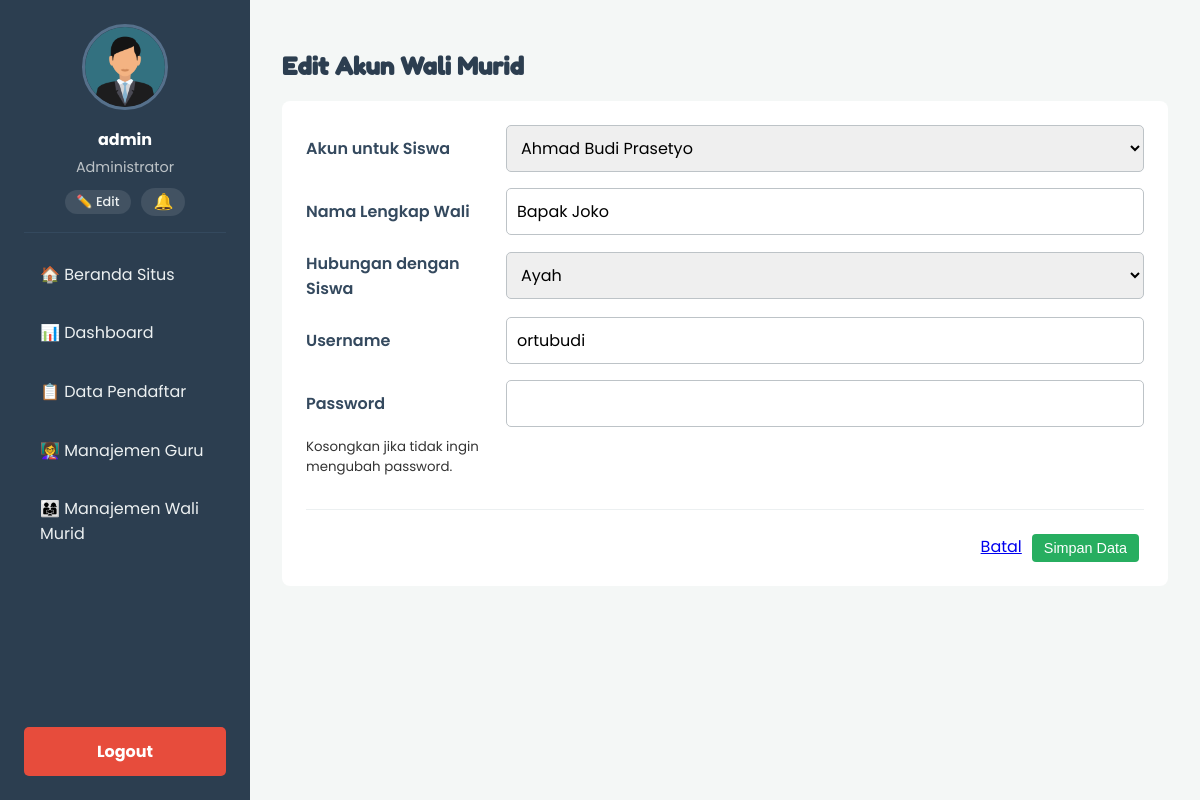
Page /admin/form_wali.php?id=1 (signed in) on the committed database.
### tables this page shows
CREATE TABLE `wali_murid` (
  `id_wali` int(11) NOT NULL,
  `id_siswa` int(11) DEFAULT NULL,
  `nama_wali` varchar(100) NOT NULL,
  `username` varchar(50) NOT NULL,
  `password` varchar(255) NOT NULL,
  `foto_profil` varchar(255) NOT NULL DEFAULT 'default.png',
  `hubungan` enum('Ayah','Ibu','Wali') NOT NULL
);

### admin/form_wali.php (the view, shortened to what this page needs)
<?php
include 'template_header.php';
require_once '../config.php';
$nama_wali = '';
$username = '';
$hubungan = '';
$id_siswa_terpilih = '';
$id_wali = 0;
$page_title = 'Tambah Akun Wali Murid';
if (isset($_GET['id'])) {
    $id_wali = (int)$_GET['id'];
    $page_title = 'Edit Akun Wali Murid';
    $stmt = $conn->prepare("SELECT nama_wali, username, hubungan, id_siswa FROM wali_murid WHERE id_wali = ?");
    $stmt->bind_param("i", $id_wali);
    $stmt->execute();
    $result = $stmt->get_result();
    if ($result->num_rows == 1) {
        $data = $result->fetch_assoc();
        $nama_wali = $data['nama_wali'];
        $username = $data['username'];
        $hubungan = $data['hubungan'];
        $id_siswa_terpilih = $data['id_siswa'];
    }
}
?>
<div class="admin-content-header">
    <h2><?php echo $page_title; ?></h2>
</div>
<div class="admin-content-body">
    <div class="form-container">
        <form action="proses_wali.php" method="POST">
            <div class="form-group">
                <label for="id_siswa">Akun untuk Siswa</label>
                <select name="id_siswa" required>
                    <?php
                    $result_siswa = $conn->query("SELECT id, nama_lengkap FROM calon_siswa ORDER BY nama_lengkap ASC");
                    while($siswa = $result_siswa->fetch_assoc()){
                        $selected = ($siswa['id'] == $id_siswa_terpilih) ? 'selected' : '';
                        echo "<option value='{$siswa['id']}' {$selected}>" . htmlspecialchars($siswa['nama_lengkap']) . "</option>";
                    }
                    ?>
                </select>
            </div>
            <div class="form-group">
                <label for="nama_wali">Nama Lengkap Wali</label>
                <input type="text" name="nama_wali" value="<?php echo htmlspecialchars($nama_wali); ?>" required>
            </div>
             <div class="form-group">
                <label for="hubungan">Hubungan dengan Siswa</label>
                <select name="hubungan" required>
                    <option value="Ayah" <?php if($hubungan == 'Ayah') echo 'selected'; ?>>Ayah</option>
                </select>
            </div>
            <div class="form-group">
                <label for="username">Username</label>
                <input type="text" name="username" value="<?php echo htmlspecialchars($username); ?>" required>
            </div>
            <div class="form-group">
                <label for="password">Password</label>
                <input type="password" name="password" <?php if($id_wali == 0) echo 'required'; ?>>
                <?php if($id_wali > 0): ?>
                    <small>Kosongkan jika tidak ingin mengubah password.</small>
                <?php endif; ?>
            </div>
            <div class="form-actions">
                 <a href="manajemen_wali.php" class="btn-back">Batal</a>
                <button type="submit" name="simpan" class="btn-aksi btn-simpan">Simpan Data</button>
            </div>
        </form>
    </div>
</div>
<?php include 'template_footer.php'; ?>

### css/admin.css (style rules this page uses)
body { font-family: 'Poppins', sans-serif; margin: 0; background-color: #f4f7f6; color: #333; }
.admin-content-header h2 { font-family: 'Fredoka One', cursive; text-align: left; color: #2c3e50; }
.form-container { background-color:#fff;padding:1.5rem;border-radius:8px }
.form-actions { display:flex;justify-content:flex-end;gap:10px;margin-top:2rem;border-top:1px solid #ecf0f1;padding-top:1.5rem }
.form-container .form-group { display:grid;gap:10px 20px;align-items:center;margin-bottom:1rem }
.form-container .form-group label { font-weight:600;color:#34495e;text-align:left }
.form-container input[type="text"], .form-container input[type="password"], .form-container select, .form-container textarea, .form-container input[type="file"] { width:100%;padding:10px;border-radius:5px;border:1px solid #bdc3c7;box-sizing:border-box;font-size:1rem;font-family:'Poppins',sans-serif }
.btn-aksi { display:inline-block;padding:6px 12px;margin-right:5px;border-radius:4px;color:#fff;text-decoration:none;font-size:.9rem;text-align:center;border:none;cursor:pointer;font-weight:500 }
.btn-simpan { background-color:#27ae60 }
@media (min-width: 768px) { .form-container .form-group { grid-template-columns:180px 1fr } }

### rows in the picture
wali_murid: nama_wali "Bapak Joko", hubungan "Ayah", username "ortubudi"

### other values in the picture
$_SESSION['admin_username'] "admin"
$page_title "Edit Akun Wali Murid"
form field id_siswa "Ahmad Budi Prasetyo"
